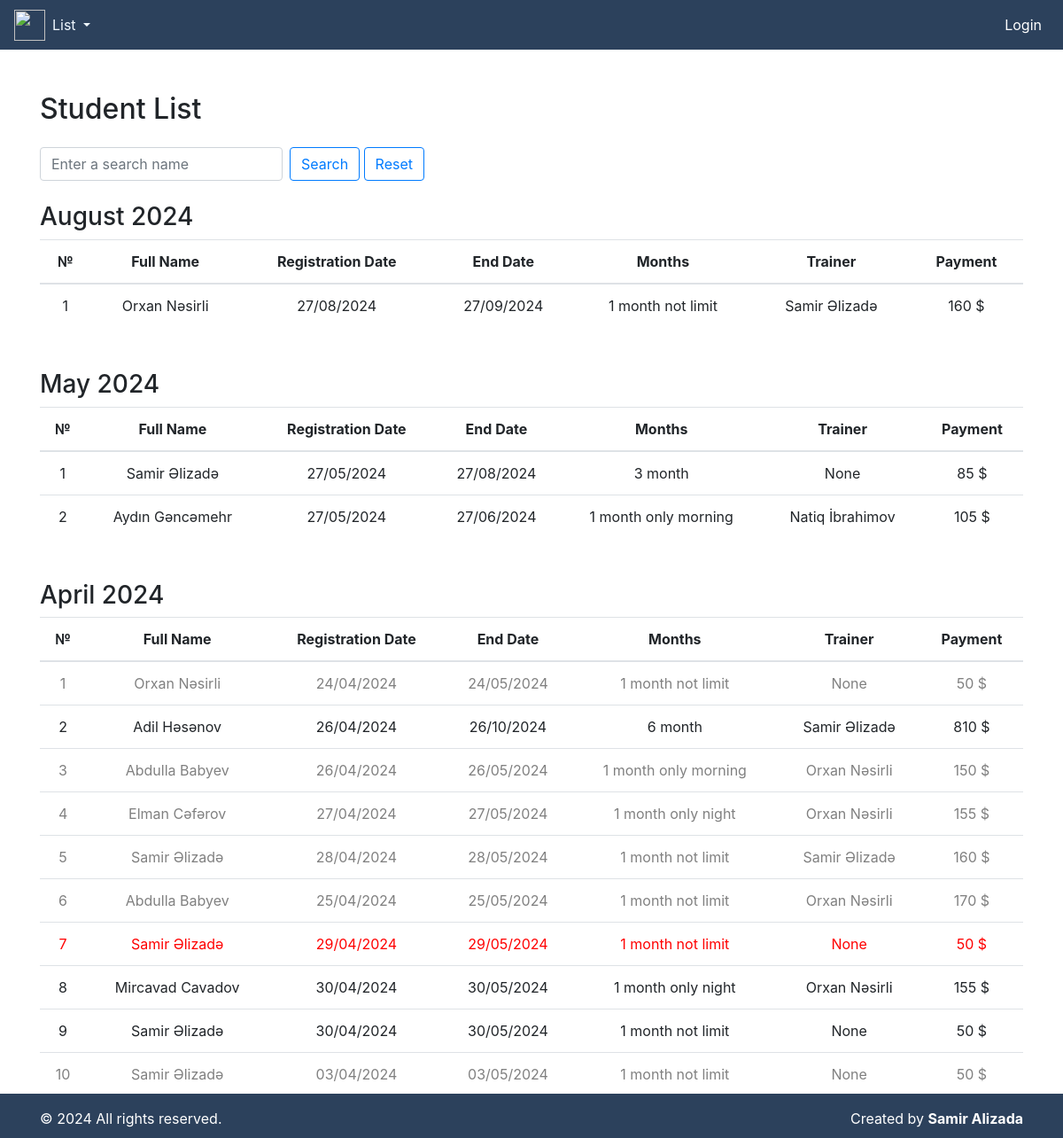
The page / on the database its author committed.
### fitness/models.py (models this page shows, shortened)
class Student(models.Model):
    full_name = models.CharField(max_length=100)
    registration_date = models.DateField(default=timezone.now)
    months_duration = models.ForeignKey(MonthlyPricing, on_delete=models.CASCADE, null=True, blank=True)
    trainer = models.ForeignKey(Trainer, on_delete=models.CASCADE, null=True, blank=True)
    payment = models.IntegerField(default=0)
    end_date = models.DateField(null=True, blank=True)

class MonthlyPricing(models.Model):
    name = models.CharField(max_length=30, null=True)
    month = models.IntegerField()
    price = models.IntegerField()
    def __str__(self) -> str:
        return f"{self.name}"

class Trainer(models.Model):
    full_name = models.CharField(max_length=100)
    registration_date = models.DateField(default=timezone.now)
    monthly_fee = models.IntegerField()
    student_fee = models.IntegerField()
    def __str__(self) -> str:
        return f"{self.full_name}"

### fitness/views.py (the view)
# urls.py: path('', student_list, name='student_list'),
def student_list(request):
    today = date.today()
    query = request.GET.get('q')
    students = Student.objects.all()
    if query:
        students = students.filter(full_name__icontains=query)
    grouped_students_dict = {}
    grouped_payments_dict = {}  # Aylık toplam ödemeleri tutacak sözlük
    for student in students:
        month_key = student.registration_date.strftime('%Y-%m')
        month_display = student.registration_date.strftime('%B %Y')
        if month_key not in grouped_students_dict:
            grouped_students_dict[month_key] = {
                'display': month_display,
                'students': []
            }
            grouped_payments_dict[month_key] = 0  # Aylık ödemelerin toplamı
        grouped_students_dict[month_key]['students'].append(student)
        grouped_payments_dict[month_key] += student.payment
    sorted_grouped_students_list = sorted(
        grouped_students_dict.items(),
        key=lambda x: x[0],
        reverse=True
    )
    sorted_grouped_students_dict = {
        item[1]['display']: item[1]['students']
        for item in sorted_grouped_students_list
    }
    return render(request, 'student_list.html', {
        'grouped_students': sorted_grouped_students_dict,
        'grouped_payments': grouped_payments_dict,
        'today': today,
    })

### templates/student_list.html (shortened to what this page needs)
{% include "index.html" %}
{% block content %}
<div class="container mt-5">
    <h2 class="mb-4">Student List</h2>
    <form method="GET" class="mb-3">
        <div class="form-inline mb-4">
            <input type="text" name="q" class="form-control mr-sm-2" placeholder="Enter a search name">
            <button class="btn btn-outline-primary my-2 my-sm-0" type="submit">Search</button>
            <a href="{% url 'student_list' %}"><button class="btn btn-outline-primary my-2 my-sm-0" type="submit">Reset</button>
            </a>
        </div>
    </form>
    {% for month, students in grouped_students.items %}
        <h3>{{ month }}</h3>
        <table class="table text-center mb-5">
            <thead>
                <tr>
                    <th scope="col">№</th>
                    <th scope="col">Full Name</th>
                    <th scope="col">Registration Date</th>
                    <th scope="col">End Date</th>
                    <th scope="col">Months</th>
                    <th scope="col">Trainer</th>
                    <th scope="col">Payment</th>
                </tr>
            </thead>
            <tbody>
                {% for student in students %}
                    <tr class="{% if student.end_date == today %}end-date-today{% elif student.end_date < today %}end-date-past{% endif %}">
                        <td>{{ forloop.counter }}</td>
                        <td>{{ student.full_name }}</td>
                        <td>{{ student.registration_date|date:"d/m/Y" }}</td>
                        <td>{{ student.end_date|date:"d/m/Y" }}</td>
                        <td>{{ student.months_duration }}</td>
                        <td>{{ student.trainer }}</td>
                        <td>{{ student.payment }} $</td>
                    </tr>
                {% endfor %}
            </tbody>
        </table>
    {% endfor %}
</div>
{% endblock content %}

### templates/student_list.html (style rules this page uses)
.end-date-today { color: red; }
.end-date-past { color: grey; }

### rows shown on the page
Student: month "August 2024", full_name "Orxan Nəsirli", registration_date "27/08/2024", end_date "27/09/2024", months_duration "1 month not limit", trainer "Samir Əlizadə", payment "160"
Student: month "May 2024", full_name "Samir Əlizadə", registration_date "27/05/2024", end_date "27/08/2024", months_duration "3 month", trainer "None", payment "85"
Student: full_name "Aydın Gəncəmehr", registration_date "27/05/2024", end_date "27/06/2024", months_duration "1 month only morning", trainer "Natiq İbrahimov", payment "105"
Student: month "April 2024", full_name "Orxan Nəsirli", registration_date "24/04/2024", end_date "24/05/2024", months_duration "1 month not limit", trainer "None", payment "50"
Student: full_name "Adil Həsənov", registration_date "26/04/2024", end_date "26/10/2024", months_duration "6 month", trainer "Samir Əlizadə", payment "810"
Student: full_name "Abdulla Babyev", registration_date "26/04/2024", end_date "26/05/2024", months_duration "1 month only morning", trainer "Orxan Nəsirli", payment "150"
Student: full_name "Elman Cəfərov", registration_date "27/04/2024", end_date "27/05/2024", months_duration "1 month only night", trainer "Orxan Nəsirli", payment "155"
Student: full_name "Samir Əlizadə", registration_date "28/04/2024", end_date "28/05/2024", months_duration "1 month not limit", trainer "Samir Əlizadə", payment "160"
Student: full_name "Abdulla Babyev", registration_date "25/04/2024", end_date "25/05/2024", months_duration "1 month not limit", trainer "Orxan Nəsirli", payment "170"
Student: full_name "Samir Əlizadə", registration_date "29/04/2024", end_date "29/05/2024", months_duration "1 month not limit", trainer "None", payment "50"
Student: full_name "Mircavad Cavadov", registration_date "30/04/2024", end_date "30/05/2024", months_duration "1 month only night", trainer "Orxan Nəsirli", payment "155"
Student: full_name "Samir Əlizadə", registration_date "30/04/2024", end_date "30/05/2024", months_duration "1 month not limit", trainer "None", payment "50"
Student: full_name "Samir Əlizadə", registration_date "03/04/2024", end_date "03/05/2024", months_duration "1 month not limit", trainer "None", payment "50"
